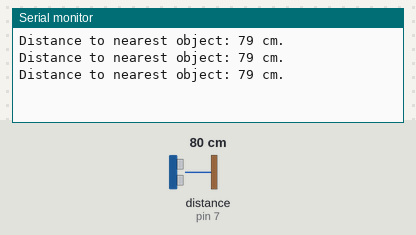
A sketch run on a simulated Arduino Uno, built with avr-gcc and run on an emulated ATmega328P. On the bench: the last lines printed to the serial monitor. Wiring (inferred from the names in the program): ultrasonic range finder: trigger pin 7; echo pin 7. Inputs (shaded band) come from the test bench; at power-on: distance to the obstacle (sensor on pin 7) 80 cm. The echo pulse lasts 58.3 µs per cm.

Above: at 1.3 s.
1.4 s: distance to the obstacle (sensor on pin 7) set to 2 cm
At 1.9 s:
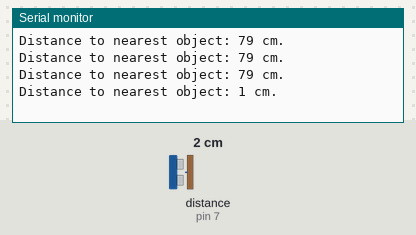
2.9 s: distance to the obstacle (sensor on pin 7) set to 4 cm
At 3.4 s:
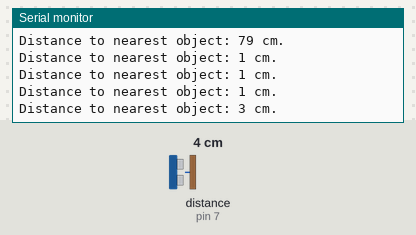
Timing chart, 0 to 5.9 s (numbered marks = the images above; inputs shaded):
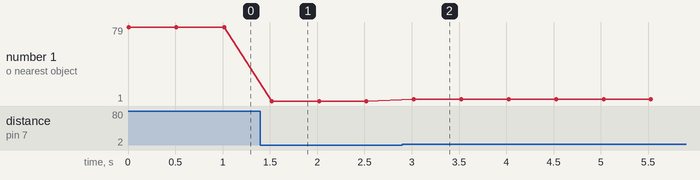

Measured:
- after the input at 1.4 s, the serial monitor: prints a new line after 0.12 s (image 1)
- after the input at 2.9 s, the serial monitor: prints a new line after 0.12 s (image 2)
- plotted number 1: 79 → 1 after the input at 1.4 s, 1 → 3 after the input at 2.9 s

The sketch:

Simple.ino
```cpp
const unsigned int BAUD_RATE = 9600;
const unsigned int PING_SENSOR_IO_PIN = 7;

void setup() {
    Serial.begin(BAUD_RATE);
}

void loop() {
    pinMode(PING_SENSOR_IO_PIN, OUTPUT);
    digitalWrite(PING_SENSOR_IO_PIN, LOW);
    delayMicroseconds(2);

    digitalWrite(PING_SENSOR_IO_PIN, HIGH);
    delayMicroseconds(5);

    digitalWrite(PING_SENSOR_IO_PIN, LOW);

    pinMode(PING_SENSOR_IO_PIN, INPUT);

    const unsigned long duration = pulseIn(
            PING_SENSOR_IO_PIN, HIGH);
    if (duration == 0) {
        Serial.println("Warning: We did not get a pulse from sensor.");
    } else {
        Serial.print("Distance to nearest object: ");
        Serial.print(microseconds_to_cm(duration));
        Serial.println(" cm.");
    }

    delay(500);

}

unsigned long microseconds_to_cm(const unsigned long microseconds) {
//    return microseconds / 29 / 2;
    return microseconds * 0.01715;
}
```
